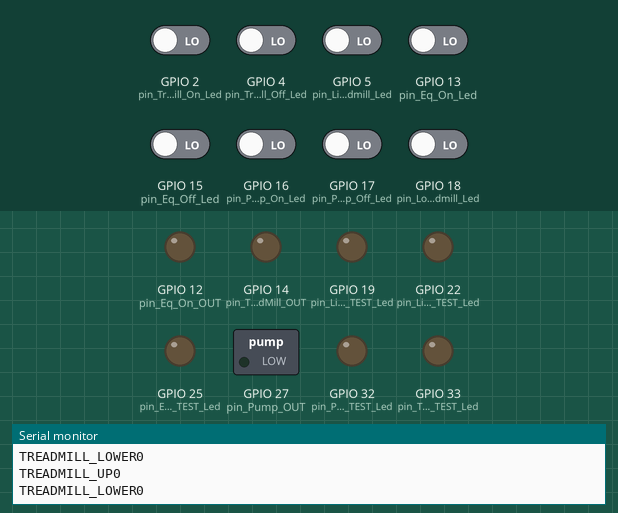
Simulated run of this sketch. Board: ESP32. Shown: switched loads named in the sketch (green lamp = pin HIGH), output pins drawn as LEDs (lit = HIGH), the last lines printed to the serial monitor. Inputs (shaded band) come from the test bench; at power-on: GPIO 2 (pin_TreadMill_On_Led), GPIO 4 (pin_TreadMill_Off_Led), GPIO 5 (pin_Lift_Treadmill_Led), GPIO 13 (pin_Eq_On_Led), GPIO 15 (pin_Eq_Off_Led), GPIO 16 (pin_Pump_On_Led), GPIO 17 (pin_Pump_Off_Led), GPIO 18 (pin_Lower_Treadmill_Led) LOW.

Above: at 1.2 s.
1.3 s: GPIO 5 (pin_Lift_Treadmill_Led) driven HIGH
At 2.0 s:
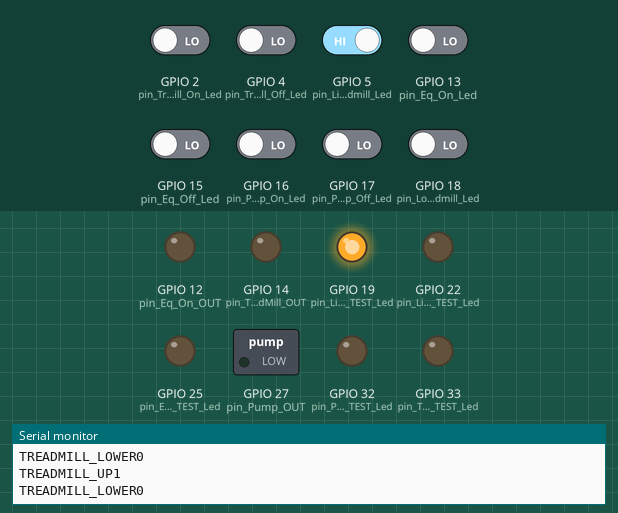
2.8 s: GPIO 18 (pin_Lower_Treadmill_Led) driven HIGH
At 3.8 s:
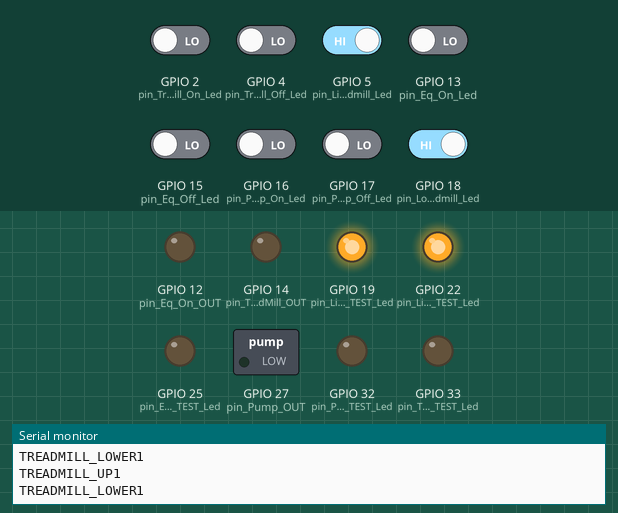
4.3 s: GPIO 2 (pin_TreadMill_On_Led) driven HIGH
At 5.5 s:
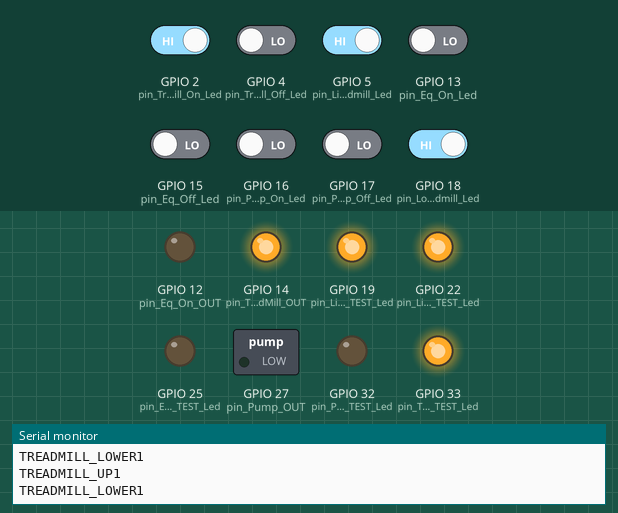
5.8 s: GPIO 13 (pin_Eq_On_Led) driven HIGH
At 6.9 s:
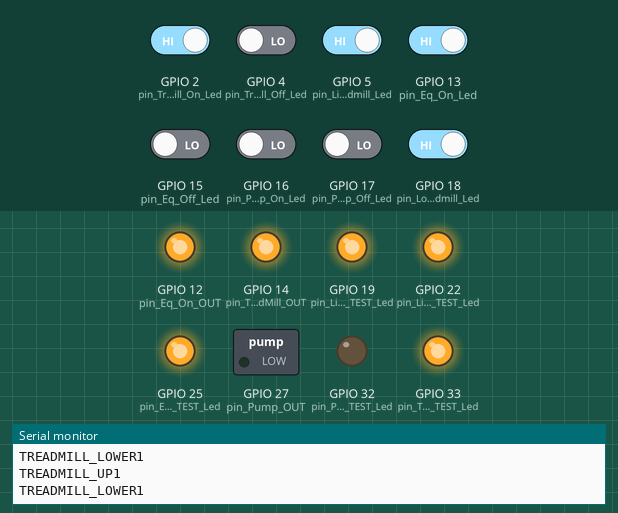
7.3 s: GPIO 16 (pin_Pump_On_Led) driven HIGH
At 8.1 s:
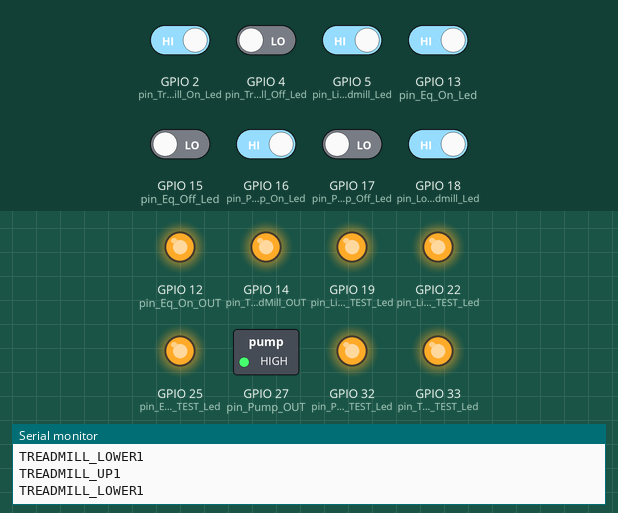
8.8 s: GPIO 5 (pin_Lift_Treadmill_Led) driven LOW
At 9.4 s:
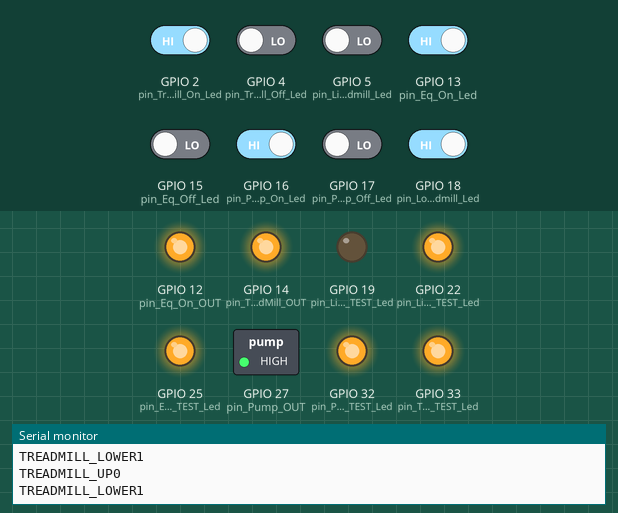
Timing chart, 0 to 11.3 s (numbered marks = the images above; inputs shaded):
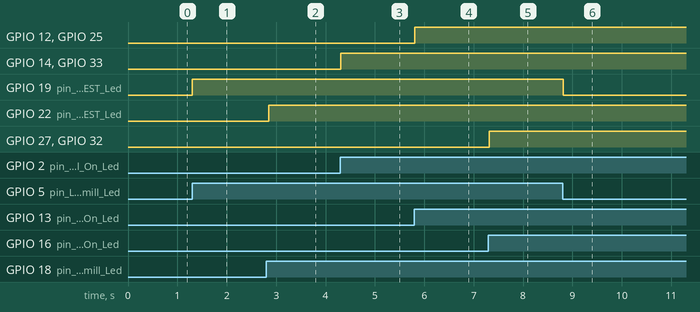

The sketch:

Machine_Controller.ino
```cpp
/////////////////////////// OUTPUT FROM THE CONTROLLER ///////////////////
#define pin_Eq_On_OUT 12            // 1
#define pin_TreadMill_OUT 14     // 2
#define pin_Pump_OUT 27          // 3


/////////////////////////// INPUT TO THE CONTROLLER ///////////////////
#define pin_Eq_On_Led 13            // 1
#define pin_Eq_Off_Led 15           // 2

#define pin_TreadMill_On_Led 2      // 3
#define pin_TreadMill_Off_Led 4      // 4

#define pin_Pump_On_Led 16            // 5
#define pin_Pump_Off_Led 17         // 6

#define pin_Lift_Treadmill_Led 5   // 7
#define pin_Lower_Treadmill_Led 18   // 8

/////////////////////////// LEDS //////////////////////////////////////
#define pin_Eq_On_TEST_Led  25
#define pin_TreadMill_On_TEST_Led 33
#define pin_Pump_On_TEST_Led 32

#define pin_Lift_Up_TEST_Led 19
#define pin_Lift_Down_TEST_Led 22


bool EQUPMENT_STATE = false;
bool TREADMILL_STATE = false;
bool PUMP_STATE = false;
bool LIFTUP_STATE =false;
bool LIFTDOWN_STATE =false;


void GetInputSignals(){
  while(true){
    bool EQUIPMENT_ON     = digitalRead(pin_Eq_On_Led);
    bool EQUIPMENT_OFF    = digitalRead(pin_Eq_Off_Led);
    bool TREADMILL_ON     = digitalRead(pin_TreadMill_On_Led);
    bool TREADMIL_OFF     = digitalRead(pin_TreadMill_Off_Led);
    bool PUNP_ON          = digitalRead(pin_Pump_On_Led);
    bool PUMP_OFF         = digitalRead(pin_Pump_Off_Led);
    bool TREADMILL_UP     = digitalRead(pin_Lift_Treadmill_Led);
    bool TREADMILL_LOWER  = digitalRead(pin_Lower_Treadmill_Led);
    Serial.print("TREADMILL_UP"); Serial.println(TREADMILL_UP);
    Serial.print("TREADMILL_LOWER"); Serial.println(TREADMILL_LOWER);

    // Serial.print(" equ on:"); Serial.print(EQUIPMENT_ON); Serial.print(" equ off:"); Serial.print(EQUIPMENT_OFF);
    if (EQUIPMENT_ON & !EQUIPMENT_OFF)        { EQUPMENT_STATE = true;  }
    else if (!EQUIPMENT_ON & EQUIPMENT_OFF)   { EQUPMENT_STATE = false; }

    // Serial.print("     tre on:"); Serial.print(TREADMILL_ON); Serial.print(" tre off:"); Serial.print(TREADMIL_OFF);
    if (TREADMILL_ON & !TREADMIL_OFF)        { TREADMILL_STATE = true;  }
    else if (!TREADMILL_ON & TREADMIL_OFF)   { TREADMILL_STATE = false; }


    // Serial.print("     pu on:"); Serial.print(PUNP_ON); Serial.print(" pu off:"); Serial.print(PUMP_OFF);
    if (PUNP_ON & !PUMP_OFF)                { PUMP_STATE = true;  }
    else if (!PUNP_ON & PUMP_OFF)           { PUMP_STATE = false; }


    // Serial.print("     pu on:"); Serial.print(PUNP_ON); Serial.print(" pu off:"); Serial.print(PUMP_OFF);
    if (TREADMILL_UP)                { LIFTUP_STATE = true;   }
    else {LIFTUP_STATE = false;}
    if (TREADMILL_LOWER)        { LIFTDOWN_STATE = true; }
    else { LIFTDOWN_STATE = false; }
    // Serial.print("     UP on:"); Serial.print(TREADMILL_UP); Serial.print(" LOW off:"); Serial.print(TREADMILL_LOWER);

    // Serial.println();
    delay(10);
  }
}


void setup() {
  Serial.begin(115200);
/////////////////////////// OUTPUT FROM THE CONTROLLER ///////////////////
  pinMode(pin_Eq_On_OUT,              OUTPUT);
  pinMode(pin_TreadMill_OUT,          OUTPUT);
  pinMode(pin_Pump_OUT,               OUTPUT);

/////////////////////////// INPUT TO THE CONTROLLER ///////////////////
  pinMode(pin_Eq_On_Led,              PULLDOWN);
  pinMode(pin_Eq_Off_Led,             PULLDOWN);
  pinMode(pin_TreadMill_On_Led,       PULLDOWN);
  pinMode(pin_TreadMill_Off_Led,      PULLDOWN);
  pinMode(pin_Pump_On_Led,            PULLDOWN);
  pinMode(pin_Pump_Off_Led,           PULLDOWN);
  pinMode(pin_Lift_Treadmill_Led,     PULLDOWN);
  pinMode(pin_Lower_Treadmill_Led,    PULLDOWN);
/////////////////////////// LEDS //////////////////////////////////////

  pinMode(pin_Eq_On_TEST_Led,         OUTPUT);
  pinMode(pin_TreadMill_On_TEST_Led,  OUTPUT);
  pinMode(pin_Pump_On_TEST_Led,       OUTPUT);

  pinMode(pin_Lift_Up_TEST_Led,  OUTPUT);
  pinMode(pin_Lift_Down_TEST_Led,       OUTPUT);

  xTaskCreatePinnedToCore((TaskFunction_t)&GetInputSignals, "GetInputSignals", 1024, NULL, 1, NULL, 0);
}

void loop() {

  // Serial.print("eq_st: "); Serial.print(EQUPMENT_STATE); Serial.print("  tr_st: "); Serial.print(TREADMILL_STATE); Serial.print("  pum_st: "); Serial.println(PUMP_STATE);


  if (EQUPMENT_STATE)   {digitalWrite(pin_Eq_On_TEST_Led,HIGH);         digitalWrite(pin_Eq_On_OUT, HIGH);}       else {digitalWrite(pin_Eq_On_TEST_Led,LOW);         digitalWrite(pin_Eq_On_OUT, LOW);}
  if (TREADMILL_STATE)  {digitalWrite(pin_TreadMill_On_TEST_Led,HIGH);  digitalWrite(pin_TreadMill_OUT, HIGH);}   else {digitalWrite(pin_TreadMill_On_TEST_Led,LOW);  digitalWrite(pin_TreadMill_OUT, LOW);}
  if (PUMP_STATE)       {digitalWrite(pin_Pump_On_TEST_Led,HIGH);       digitalWrite(pin_Pump_OUT, HIGH);}        else {digitalWrite(pin_Pump_On_TEST_Led,LOW);       digitalWrite(pin_Pump_OUT, LOW);}
  if (LIFTUP_STATE)       {digitalWrite(pin_Lift_Up_TEST_Led,HIGH);   } else {digitalWrite(pin_Lift_Up_TEST_Led,LOW);}
  if (LIFTDOWN_STATE)       {digitalWrite(pin_Lift_Down_TEST_Led,HIGH); }else {digitalWrite(pin_Lift_Down_TEST_Led,LOW);}

  delay(50);
}
```

Measured:
- after the input at 1.3 s, GPIO 19 (pin_Lift_Up_TEST_Led): LOW → HIGH at once
- after the input at 2.8 s, GPIO 22 (pin_Lift_Down_TEST_Led): LOW → HIGH after 0.05 s
- after the input at 4.3 s, GPIO 14 (pin_TreadMill_OUT), GPIO 33 (pin_TreadMill_On_TEST_Led): LOW → HIGH at once
- after the input at 5.8 s, GPIO 12 (pin_Eq_On_OUT), GPIO 25 (pin_Eq_On_TEST_Led): LOW → HIGH at once
- after the input at 7.3 s, GPIO 27 (pin_Pump_OUT), GPIO 32 (pin_Pump_On_TEST_Led): LOW → HIGH at once
- after the input at 8.8 s, GPIO 19 (pin_Lift_Up_TEST_Led): HIGH → LOW at once
